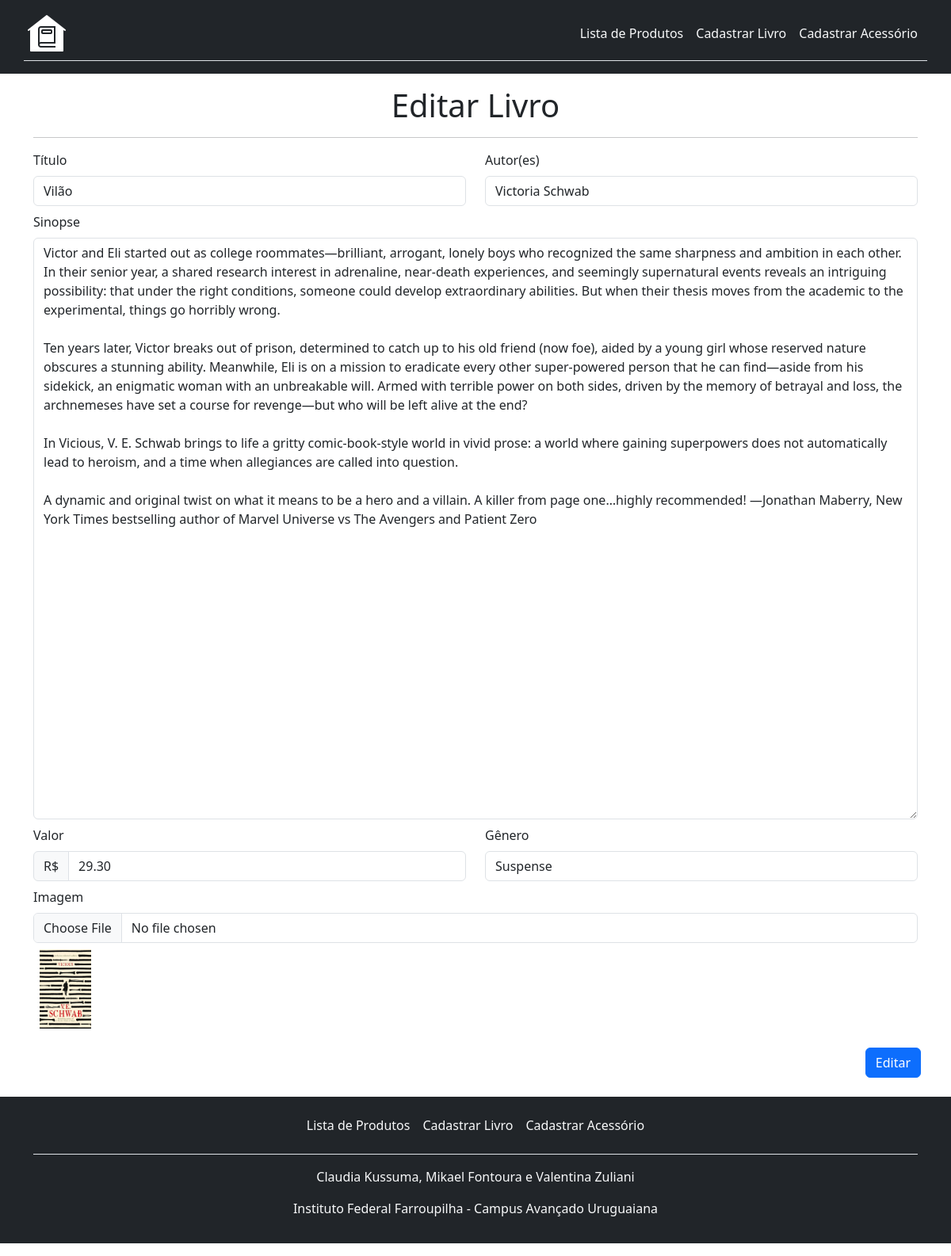
/edit_livro.php?id_livro=1, run on the app's committed database.
### tables this page shows
CREATE TABLE `livro` (
  `id_livro` int(11) NOT NULL,
  `titulo` varchar(100) NOT NULL,
  `autor` varchar(100) NOT NULL,
  `sinopse` text NOT NULL,
  `valor` decimal(10,2) NOT NULL,
  `genero` varchar(50) NOT NULL,
  `imagem` varchar(255) NOT NULL
);

### edit_livro.php (the view, shortened to what this page needs)
<?php
$conexao = conectar();
$id_livro = $_GET['id_livro'];
$sql = "SELECT * FROM livro WHERE id_livro=$id_livro";
$resultado = mysqli_query($conexao, $sql);
$dados = mysqli_fetch_assoc($resultado);
?>
<!DOCTYPE html>
<html lang="pt-BR">
<head>
    <link href="https://cdn.jsdelivr.net/npm/bootstrap@5.3.2/dist/css/bootstrap.min.css" rel="stylesheet">
</head>
<body>
    <header>
        <nav class="navbar navbar-expand-sm bg-dark pb-2">
            <div class="container border-bottom p-1 mb-2">
                <img src="./assets/logo.png" class="navbar-brand me-3" width="50" height="auto">
                <ul class="navbar-nav text-end">
                    <li class="nav-item"><a class="nav-link link-body-emphasis px-2 text-light" href="index.php">Lista de Produtos</a></li>
                    <li class="nav-item"><a class="nav-link link-body-emphasis px-2 text-light" href="cad_livro.php">Cadastrar Livro</a></li>
                    <li class="nav-item"><a class="nav-link link-body-emphasis px-2 text-light" href="cad_acessorio.php">Cadastrar Acessório</a></li>
                </ul>
            </div>
        </nav>
    </header>
    <main class="container pt-3">
        <div class="row">
            <div class="col-xl-12">
                <div class="text-center">
                    <h1>Editar Livro</h1>
                    <hr>
                </div>
            </div>
        </div>
        <form action="processa_livro.php" method="POST" enctype="multipart/form-data">
            <div class="row">
                <div class="col-xl-6 pb-2">
                    <label class="form-label">Título</label>
                    <input class="form-control" type="text" name="titulo" value="<?php echo $dados['titulo']?>" required>
                </div>
                <div class="col-xl-6 pb-2">
                    <label class="form-label">Autor(es)</label>
                    <input class="form-control" type="text" name="autor" value="<?php echo $dados['autor']?>" required>
                </div>
            </div>
            <div class="row">
                <div class="col-xl-12 pb-2">
                    <label class="form-label">Sinopse</label>
                    <textarea class="form-control" name="sinopse" id="texto" cols="100" rows="30" required><?php echo $dados['sinopse']?></textarea>
                </div>
            </div>
            <div class="row">
                <div class="col-xl-6 pb-2">
                    <label class="form-label">Valor</label>
                    <div class="input-group">
                        <span class="input-group-text">R$</span>
                        <input type="text" name="valor" class="form-control" placeholder="20.50" value="<?php echo $dados['valor']?>" required>
                    </div>
                </div>
                <div class="col-xl-6 pb-2">
                    <label class="form-label">Gênero</label>
                    <input class="form-control" type="text" name="genero" value="<?php echo $dados['genero']?>" required>
                </div>
            </div>
            <div class="row">
                <div class="col-xl-12 pb-2">
                    <label class="form-label">Imagem</label>
                    <input class="form-control" type="file" name="imagem" required>
                    <div class="p-2"><img src="<?php echo $dados['imagem']?>" height="100px" width="auto"></div>
                </div>
            </div>
            <div class="row">
                <div class="p-2 text-end">
                    <button class="btn btn-primary" type="submit" name="editar">Editar</button>
                </div>
            </div>
        </form>
    </main>
    <footer class="py-3 my-3 bg-dark text-light">
        <div class="container">
            <ul class="nav justify-content-center border-bottom pb-3 mb-3">
                <li class="nav-item"><a class="nav-link link-body-emphasis px-2 text-light" href="index.php">Lista de Produtos</a></li>
                <li class="nav-item"><a class="nav-link link-body-emphasis px-2 text-light" href="cad_livro.php">Cadastrar Livro</a></li>
                <li class="nav-item"><a class="nav-link link-body-emphasis px-2 text-light" href="cad_acessorios.php">Cadastrar Acessório</a></li>
            </ul>
            <p class="text-center text-light">Claudia Kussuma, Mikael Fontoura e Valentina Zuliani</p>
            <p class="text-center text-light">Instituto Federal Farroupilha - Campus Avançado Uruguaiana</p>
        </div>
    </footer>
</body>
</html>

### data on the page
livro: titulo "Vilão", autor "Victoria Schwab", sinopse "Victor and Eli started out as college roommates―brilliant, arrogant, lonely boys who recognized the same sharpness and ambition in each other. In their senior year, a shared research interest in adrenaline, near-death experiences, and seemingly supernatural events reveals an intriguing possibility: that under the right conditions, someone could develop extraordinary abilities. But when their thesis moves from the academic to the experimental, things go horribly wrong. Ten years later, Victor breaks out of prison, determined to catch up to his old friend (now foe), aided by a young girl whose reserved nature obscures a stunning ability. Meanwhile, Eli is on a mission to eradicate every other…", valor "29.30", genero "Suspense", imagem (picture)
